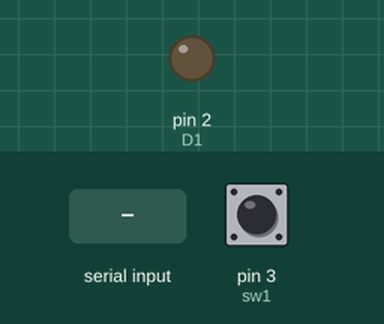
A sketch run on a simulated Arduino Uno, built for the host (arithmetic inside an expression is 32-bit, double 64-bit). Shown: output pins drawn as LEDs (lit = HIGH). The inputs (shaded band) are chosen by the test bench; at power-on: pin 3 (sw1) HIGH. WiFi joins after 1.5 s; servers stay silent unless stated; the modem accepts every AT command (registered, SIM ready, sends succeed) and sends nothing else; pins used as bus, display or sensor lines are not drawn; what the sketch prints to the serial monitor is not drawn.

Above: at 3.3 s.
3.4 s: pin 3 (sw1) pulled LOW for 0.15 s
At 4.4 s:
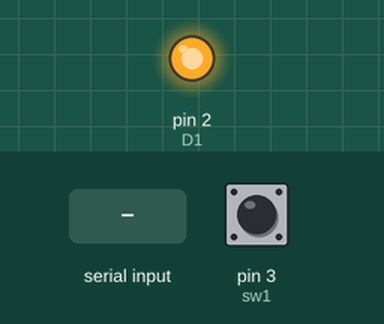
5.0 s: "textbox=e" received over the second serial link
At 5.8 s:
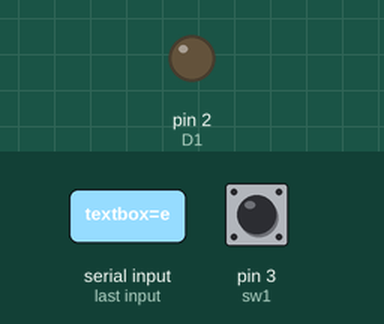
6.5 s: "be" received over the second serial link
At 8.4 s:
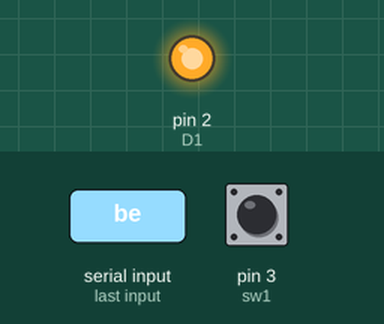
9.0 s: "ce" received over the second serial link
At 9.7 s:
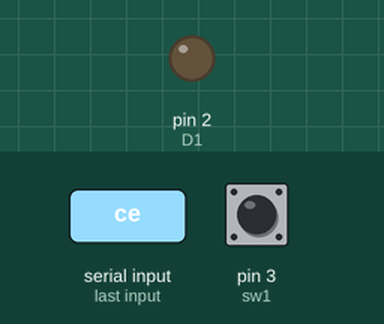
Timing chart, 0 to 11.5 s (numbered marks = the images above; inputs shaded):
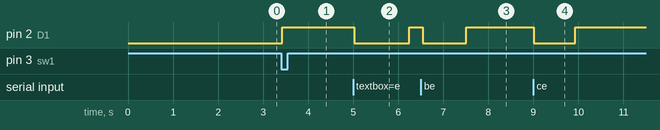

Measured:
- after the input at 3.4 s, pin 2 (D1): LOW → HIGH at once
- after the input at 5.0 s, pin 2 (D1): HIGH → LOW at once, → HIGH 1.2 s later
- after the input at 6.5 s, pin 2 (D1): HIGH → LOW at once, → HIGH 0.96 s later
- after the input at 9.0 s, pin 2 (D1): HIGH → LOW at once, → HIGH 0.92 s later

The sketch:

Master.ino
```cpp
#include <SoftwareSerial.h>
#include <SPI.h>
#include <Ethernet.h>
#define Key 8                                //pin 8 to change mode from AT to communication
#define Vcc 9                                //pin 9 turn on transistor and power BT module
#define D1 2                                 //led indicating state (communication or wait for communication)
#define sw1 3                                //switch to exit AT mode

//variables to init ethernet web serwer
byte mac[] = {0xDE, 0xAD, 0xBE, 0xEF, 0xFE, 0xED};
IPAddress ip(192, 168, 1, 177);
EthernetServer server(80);

SoftwareSerial BT(6, 7);                     //(TX,RX) Serial communication with bluetooth Module

char slave;
char command;                                //char variable to store command for mortor
char buf[7];                                 //char array to recive data from slaves
String addr;                                 //address of each slave
int input_value = 0;                         //new post value from user
int V1, V2;                                  //values from slave's light sensor
int avr_value = 0;                           //value redy to send
int bytes;                                   //checks how many bytes was recived from BT module
boolean stopinit = true, change = true;      //when false, AT mode in setup ends
unsigned long start = 0, finished, elapsed;  //to mesaure exe time
char ChAddr[]={"AT+BIND=xxxx,xx,xxxxxx\r\n"};//char address of BT module

//variables in web communication
String POST_req;                             //save the HTTP POST request
String lastvalue ="";                        //last input value in web page
char post[6];                                //array to keep extract value from http post reguest

void setup() {
  //communication serial and ethernet setup
  Serial.begin(9600);
  BT.begin(9600);
  Ethernet.begin(mac, ip);
  server.begin();
  pinMode(sw1, INPUT_PULLUP);
  pinMode(D1, OUTPUT);
  pinMode(Key, OUTPUT);
  pinMode(Vcc, OUTPUT);
  //-----------------------------------------
  // Enter AT command baud 9600
  //Serial.println("inicalizacja trybu AT:");
  digitalWrite(Key, LOW);
  delay(1000);
  digitalWrite(Vcc, HIGH);
  delay(1000);
  // -----------------------------------------
  // init mode
  //Serial.println("AT+BIND=FCA8,9A,005CD6");
  digitalWrite(Key, HIGH);
  delay(250);
  BT.write("AT+BIND=FCA8,9A,005CD6\r\n");    //first connect to slaveA
  delay(250);
  while(BT.available())                      //clear serial buffer from data
  {
    Serial.write(BT.read());
  }
  //Serial.println("wciśnij przycisk aby rozpocząć transmisję ");
  while (stopinit) {
    if (digitalRead(sw1) == LOW)             //if sw1 pressed exit AT command end enter to loop
    {
      delay(20);
      stopinit = false;
      digitalWrite(Key, LOW);
    }
    if (Serial.available())                  //read and write data from BT module to serial port
    {
      BT.write(Serial.read());
    }
    if (BT.available())
      Serial.write(BT.read());
  }
}

void loop() {

  while(!BT.available())                     //send 'r' request until get answer from BT module
  {
    BT.write('r');
    digitalWrite(D1, HIGH);
    delay(100);
    SendToWeb();                             //all communication with server and send data to web
  }

  digitalWrite(D1, LOW);
  char answer = BT.read();                   //read 1 byte command from BT serial and decide what to do
  slave = answer;
  Serial.print("Odebrano znak: ");
  Serial.println(answer);
  Serial.print("połączono z: ");

  switch(answer){                            // in case of specific command
    case 'a':
    Serial.println("Czujnik A");
    SaveData(slave);
    Switch_Slave(slave);
    break;
    case 'b':
    Serial.println("Czujnik B");
    SaveData(slave);
    Switch_Slave(slave);
    break;
    case 'c':
    Serial.println("Sterownik");
    Regulation();
    BT.write(command);
    Switch_Slave(slave);
    break;
  }
  Serial.print("czas przełączenia: ");
  CheckTime();
  Serial.println("s");
  Serial.println("");
}

void SaveData(char sign){

  bytes = BT.readBytesUntil('e',buf,7);
  Serial.print("ramka danych: ");
  Serial.print(sign);
  Serial.print(buf);
  Serial.println("e");
  Serial.print("wartość pomiaru: ");
  Serial.println(buf);
  switch(sign){                              // in case of specific command
    case 'a':
    V1 = atoi(&buf[0]);
    avr_value = (V1 + V2)/2;
    break;
    case 'b':
    V2 = atoi(&buf[0]);
    avr_value = (V1 + V2)/2;
    break;
  }
  Serial.print("wartość średnia: ");
  Serial.print(V1);
  Serial.print("+");
  Serial.print(V2);
  Serial.print("=");
  Serial.println(avr_value);
}

void Switch_Slave(char sign){

  Serial.print("zmiana adresu: ");
  BT.write('e');
  switch(sign){                                // in case of characteristic slave sign set the next address
    case 'a':
    addr = "AT+BIND=0018,E4,400006\r\n";
    break;
    case 'b':
    addr = "AT+BIND=98D3,32,F5ABBA\r\n";
    break;
    case 'c':
    addr = "AT+BIND=FCA8,9A,005CD6\r\n";
    break;
  }
  addr.toCharArray(ChAddr,sizeof(ChAddr));
  digitalWrite(Key,HIGH);
  delay(200);
  BT.write(ChAddr);
  delay(200);
  while(BT.available())                       //clear serial buffer from data
  {
    Serial.write(BT.read());
  }
  digitalWrite(Vcc,LOW);                      //restart master module
  digitalWrite(Key,LOW);
  delay(500);
  digitalWrite(Vcc,HIGH);
  addr = "";
  memset(buf, '\0', 7);                       //clear buffer data
}

void Regulation(){

   if (input_value > 0)
   {
     if((avr_value < input_value + 50) and (avr_value > input_value - 50))
     {
       command = 's';
     }
     else if(avr_value < input_value - 50){
       command = 'u';
     }else{
       command = 'd';
     }
   }else{command = 's';}

   Serial.print("wysłano komendę: ");
   Serial.println(command);
}

void SendToWeb(){

    EthernetClient client = server.available(); // listen for incoming clients

    if (client)
    {
        boolean currentLineIsBlank = true;
        while (client.connected())
        {
            if (client.available())
            {
                char c = client.read();
                // if you've gotten to the end of the line (received a newline
                // character) and the line is blank, the http request has ended,
                // so you can send a reply
                if (c == '\n' && currentLineIsBlank)
                {
                    while(client.available())
                    {
                      char c1 = client.read();
                      POST_req += c1;
                    }
                    // send a standard http response header
                    client.println("HTTP/1.1 200 OK");
                    client.println("Content-Type: text/html");
                    client.println("Connnection: close");
                    client.println();
                    //web page
                    client.println("<!DOCTYPE html>");
                    client.println("<html>");
                    client.println("<head>");
                    client.println("<title>Light Control Page</title>");
                    client.println("<meta http-equiv=\"refresh\" content=\"1\">");
                    client.println("</head>");
                    client.println("<body>");
                    client.println("<h2>Control Center</h2>");
                    client.println("<br>");
                    client.println("<form method=\"post\">");
                    client.println("Set the light level ");
                    client.println("<input type=\"text\" name=\"textbox\" maxlength=\"5\" style=\"width: 60px\" >");
                    client.println("<input type=\"submit\" value=\"send\" style=\"width: 60px\">");
                    client.println("in lux");
                    ProcessPost(client);
                    client.println("<br><br>");
                    client.println("</form>");
                    CurrentValue(client);
                    AdjustedValue(client);
                    client.println("<script>");
                    client.println("if ( window.history.replaceState ) {");
                    client.println("window.history.replaceState( null, null, window.location.href );");
                    client.println("}");
                    client.println("</script>");
                    client.println("</body>");
                    client.println("</html>");
                    break;
                }
                if (c == '\n') {
                    currentLineIsBlank = true;   // you're starting a new line
                }
                else if (c != '\r') {
                    currentLineIsBlank = false;  // you've gotten a character on the current line
                }
            }
        }
        delay(1);                                // give the web browser time to receive the data
        client.stop();                           // close the connection:
        POST_req = "";                           // clear post reguest
        memset(post, '\0', 6);
    }
}

void ProcessPost(EthernetClient cl){

    if (POST_req.indexOf("textbox=") > -1)
    {
        for(int i=0; i<5; i++)                   //max 5 digits number
        {
          if(isWhitespace(POST_req.charAt(i+8))) //from 8th sign read value, when space end of value
          {
            break;
          }
          post[i] = POST_req.charAt(i+8);        //write value from post reguest to post array
        }
    }
}

void CurrentValue(EthernetClient c2){
  //function upating the current value of light sensor argage from slaveA and SlaveB
  //put to the web page
  String value = String(avr_value);
  c2.println("<p>Current value: <input type=\"text\" name=\"Cv\" value=\"" +
  value + "\" style=\"width: 60px\" readonly>" );
}

void AdjustedValue(EthernetClient c3){
  //function update adjusted value and put it to the web page
  if(post[0] != '\0')
  {
    String value = String(post); //parse char array (post) to String
    //Serial.println("===========================");
    //Serial.print("nowy poziom nasłonecznienia: ");
    //Serial.println(value);
    //Serial.println("===========================");
    input_value = value.toInt();
    lastvalue = value;
    c3.println("<p>Adjusted value: <input type=\"text\" name=\"Av\" value=\"" +
    value + "\" style=\"width: 60px\" readonly>" );
  }else{
    c3.println("<p>Adjusted value: <input type=\"text\" name=\"Av\" value=\"" +
    lastvalue + "\" style=\"width: 60px\" readonly>" );
  }
}

void CheckTime(){
  finished = millis();
  elapsed = (finished - start)/1000;
  start = millis();
  Serial.print(elapsed);
}
```
